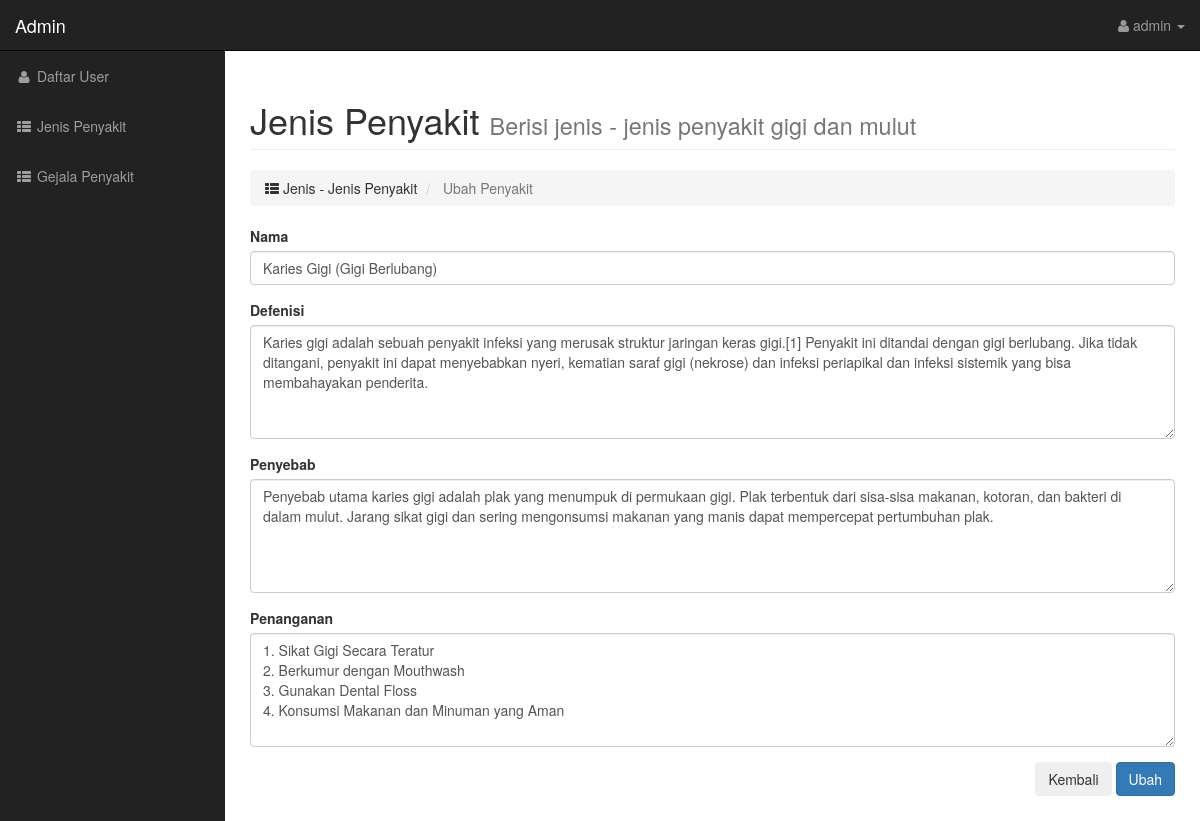
/admin/index.php?page=penyakit-ubah&id=18 (signed in), run on the app's committed database.
### tables this page shows
CREATE TABLE IF NOT EXISTS `jenis_penyakit` (
  `id_jenis_penyakit` int(11) NOT NULL AUTO_INCREMENT,
  `nama_penyakit` varchar(100) NOT NULL,
  `defenisi` text NOT NULL,
  `penyebab` text NOT NULL,
  `penanganan` text NOT NULL,
  PRIMARY KEY (`id_jenis_penyakit`)
);

### config/helpers.php (called while the page is built, shortened)
<?php
if (!function_exists('e')) {
    function e($value): string
    {
        return htmlspecialchars((string)($value ?? ''), ENT_QUOTES, 'UTF-8');
    }
}

### admin/penyakit-ubah.php (the view, shortened to what this page needs)
<div class="row">
    <div class="col-lg-12">
        <h1 class="page-header">
            Jenis Penyakit <small>Berisi jenis - jenis penyakit gigi dan mulut</small>
        </h1>
        <ol class="breadcrumb">
            <li class="">
                <i class="fa fa-th-list"></i> Jenis - Jenis Penyakit
            </li>
            <li class="active">
                Ubah Penyakit
            </li>
        </ol>
    </div>
</div>
<?php
 $id = (int)($_GET['id'] ?? 0);
 $stmt = $koneksi->prepare(
     'SELECT id_jenis_penyakit, nama_penyakit, defenisi, penyebab, penanganan'
     . ' FROM jenis_penyakit WHERE id_jenis_penyakit = ? LIMIT 1'
 );
 $stmt->bind_param('i', $id);
 $stmt->execute();
 $get = $stmt->get_result();
 $set = $get ? $get->fetch_assoc() : null;
 ?>
<form action="" method="post">
    <div class="form-group">
        <label for="">Nama</label>
        <input type="text" class="form-control" name="nama" value="<?= e($set['nama_penyakit']) ?>" required maxlength="100">
    </div>
    <div class="form-group">
        <label for="">Defenisi</label>
        <textarea rows="5" class="form-control" name="defenisi" required><?= e($set['defenisi']) ?></textarea>
    </div>
    <div class="form-group">
        <label for="">Penyebab</label>
        <textarea rows="5" class="form-control" name="penyebab" required><?= e($set['penyebab']) ?></textarea>
    </div>
    <div class="form-group">
        <label for="">Penanganan</label>
        <textarea rows="5" class="form-control" name="penanganan" required><?= e($set['penanganan']) ?></textarea>
    </div>
    <div class="form-group text-right">
        <button type="submit" class="btn btn-secondary" name="kembali" formnovalidate>Kembali</button>
        <button type="submit" class="btn btn-primary" name="ubah">Ubah</button>
    </div>
</form>

### assets/css/sb-admin.css (style rules this page uses)
body { margin-top: 100px; background-color: #222; }
@media (min-width:768px) { body { margin-top: 50px; } }

### data on the page
jenis_penyakit: nama "Karies Gigi (Gigi Berlubang)", defenisi "Karies gigi adalah sebuah penyakit infeksi yang merusak struktur jaringan keras gigi.[1] Penyakit ini ditandai dengan gigi berlubang. Jika tidak ditangani, penyakit ini dapat menyebabkan nyeri, kematian saraf gigi (nekrose) dan infeksi periapikal dan infeksi sistemik yang bisa membahayakan penderita.", penyebab "Penyebab utama karies gigi adalah plak yang menumpuk di permukaan gigi. Plak terbentuk dari sisa-sisa makanan, kotoran, dan bakteri di dalam mulut. Jarang sikat gigi dan sering mengonsumsi makanan yang manis dapat mempercepat pertumbuhan plak.", penanganan "1. Sikat Gigi Secara Teratur 2. Berkumur dengan Mouthwash 3. Gunakan Dental Floss 4. Konsumsi Makanan dan Minuman yang Aman"

### other printed values
$_SESSION['admin']['user'] "admin"
